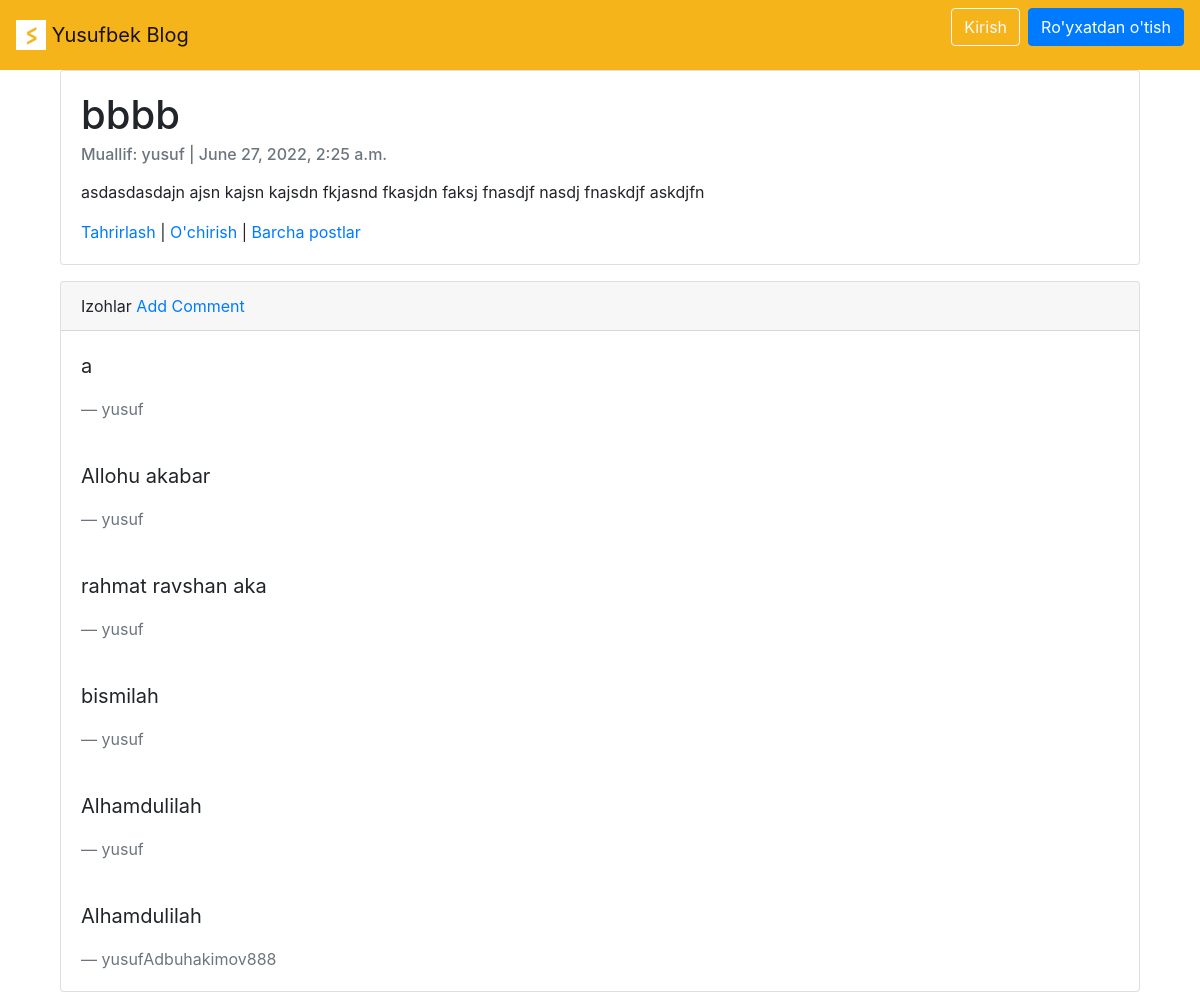
/articles/1/, run on the app's committed database.
### articles/models.py (models this page shows, shortened)
class Article(models.Model):
    title = models.CharField(max_length=150)
    summary = models.CharField(max_length=200, blank=True)
    body = RichTextField()
    photo = models.ImageField(upload_to='images/', blank=True)
    date = models.DateTimeField(auto_now_add=True)
    author = models.ForeignKey(
        User,
        on_delete=models.CASCADE,
    )

class Comment(models.Model):
    articles = models.ForeignKey(Article, on_delete=models.CASCADE, related_name='comments')
    comment = models.CharField(max_length=150)
    author = models.ForeignKey(User, on_delete=models.CASCADE, )
    def __str__(self):
        return self.comment

### accounts/models.py (models this page shows)
class CustomUser(AbstractUser):
    age = models.PositiveIntegerField(null=True, blank=True)

### articles/views.py (the view)
# urls.py: path('<int:pk>/', ArticleDetailView.as_view(), name='article_detail'),
class ArticleDetailView(DetailView):
    model = Article
    template_name = 'article_detail.html'

### templates/article_detail.html (shortened to what this page needs)
{% extends 'base.html' %}
{% block content %}
    <div class="container-fluid">
        <div class="card" >
          <div class="card-body">
              <h1 class="card-title">{{ object.title }}</h1>
              <h6 class="card-subtitle mb-2 text-muted">Muallif: {{ object.author }} | {{ object.date }}</h6>
              <p class="card-text">{{ object.body | safe }}</p>
              <a href="{% url 'article_edit' article.pk %}">Tahrirlash</a> |
              <a href="{% url 'article_delete' article.pk %}">O'chirish</a> |
              <a href="{% url 'article_list' %}">Barcha postlar</a>
          </div>
        </div>
        <div class="card">
            <div class="card-header">Izohlar
                <a href="{% url 'add_comment' article.pk %}">Add Comment</a>
            </div>
            {%  for comment in article.comments.all %}
                <div class="card-body">
                    <blockquote class="blockquote mb-0">
                        <p>{{  comment }}</p>
                        <footer class="blockquote-footer">{{  comment.author }}</footer>
                    </blockquote>
                </div>
            {% endfor %}
        </div>
    </div>
{% endblock content %}

### data on the page
Article: title "bbbb", author "yusuf", date "June 27, 2022, 2:25 a.m.", body "asdasdasdajn ajsn kajsn kajsdn fkjasnd fkasjdn faksj fnasdjf nasdj fnaskdjf askdjfn"
Comment: comment "a", author "yusuf"
Comment: comment "Allohu akabar", author "yusuf"
Comment: comment "rahmat ravshan aka", author "yusuf"
Comment: comment "bismilah", author "yusuf"
Comment: comment "Alhamdulilah", author "yusuf"
Comment: comment "Alhamdulilah", author "yusufAdbuhakimov888"
